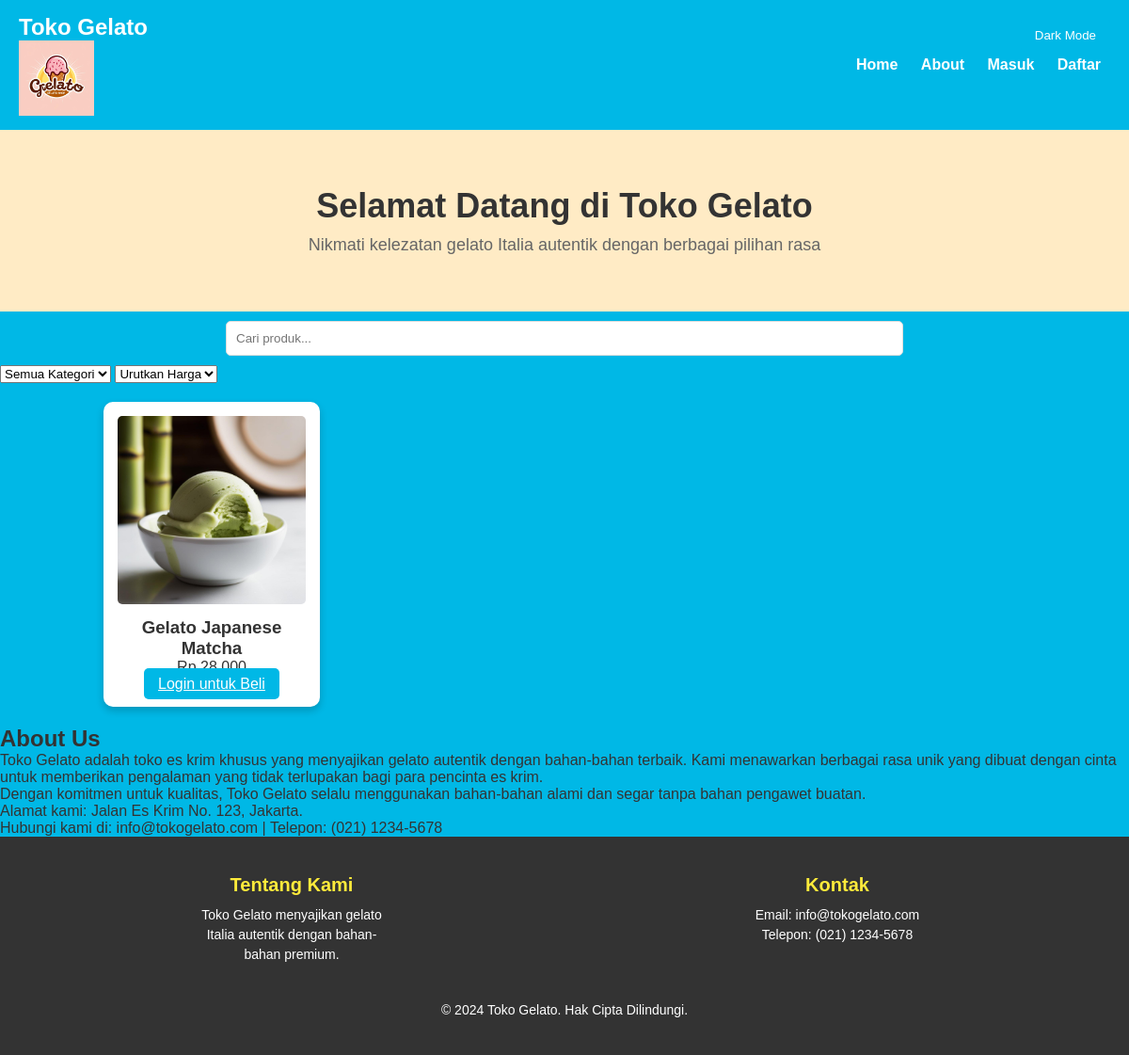
The page /index.php?kategori=Matcha on the database its author committed.
### tables this page shows
CREATE TABLE produk (
    id_produk INT PRIMARY KEY AUTO_INCREMENT,
    nama VARCHAR(100) NOT NULL,
    deskripsi TEXT,
    harga DECIMAL(10,2) NOT NULL,
    kategori VARCHAR(50) NOT NULL,
    stok INT NOT NULL,
    url_gambar VARCHAR(255),
    dibuat_pada TIMESTAMP DEFAULT CURRENT_TIMESTAMP
);

### index.php (the view, shortened to what this page needs)
<?php
require_once "db.php";
?>
<!DOCTYPE html>
<html lang="id">
<head>
    <link rel="stylesheet" href="styles/beranda.css">
</head>
<body>
    <nav class="navbar">
        <div class="logo">
            <h1>Toko Gelato</h1>
            <img src="images/logo.jpg" alt="Logo Toko Gelato">
        </div>
        <div class="link-nav">
            <a href="#home">Home</a>
            <a href="#about">About</a>
            <?php if (isset($_SESSION['user_id'])): ?>
                <a href="logout.php">Logout</a>
            <?php else: ?>
                <a href="login.php">Masuk</a>
                <a href="register.php">Daftar</a>
            <?php endif; ?>
        </div>
    </nav>
    <div id="home" class="banner">
        <h2>Selamat Datang di Toko Gelato</h2>
        <p>Nikmati kelezatan gelato Italia autentik dengan berbagai pilihan rasa</p>
    </div>
    <div class="pencarian">
        <input type="text" id="input-pencarian" placeholder="Cari produk...">
    </div>
    <div class="filter-section">
        <form method="GET" action="index.php">
            <select name="kategori" onchange="this.form.submit()">
                <option value="">Semua Kategori</option>
            </select>
            <select name="sortir_harga" onchange="this.form.submit()">
                <option value="">Urutkan Harga</option>
            </select>
        </form>
    </div>
    <div class="kontainer">
    <div class="grid-produk">
    <?php
    $kategori = isset($_GET['kategori']) ? $_GET['kategori'] : '';
    $query = "SELECT * FROM produk";
    if (!empty($kategori)) {
        $query .= " WHERE kategori = '$kategori'";
    }
    $result = mysqli_query($conn, $query);
    while ($item = mysqli_fetch_assoc($result)) : ?>
        <div class="kartu-produk">
            <img src="<?php echo htmlspecialchars($item['url_gambar']); ?>" alt="<?php echo htmlspecialchars($item['nama']); ?>">
            <h3><?php echo htmlspecialchars($item['nama']); ?></h3>
            <p>Rp <?php echo number_format($item['harga'], 0, ',', '.'); ?></p>
            <?php if (isset($_SESSION['user_id'])): ?>
                <form method="POST" action="favorit.php">
                    <input type="hidden" name="id_produk" value="<?php echo $item['id_produk']; ?>">
                    <button type="submit" class="tombol">Tambah ke Favorit</button>
                </form>
                <form method="POST" action="keranjang.php">
                    <input type="hidden" name="id_produk" value="<?php echo $item['id_produk']; ?>">
                    <button type="submit" class="tombol">Tambah ke Keranjang</button>
                </form>
            <?php else: ?>
                <a href="login.php" class="tombol">Login untuk Beli</a>
            <?php endif; ?>
        </div>
    <?php endwhile; ?>
    </div>
    </div>
    <div id="about" class="kontainer">
        <h2>About Us</h2>
        <p>Toko Gelato adalah toko es krim khusus yang menyajikan gelato autentik dengan bahan-bahan terbaik. Kami menawarkan berbagai rasa unik yang dibuat dengan cinta untuk memberikan pengalaman yang tidak terlupakan bagi para pencinta es krim.</p>
        <p>Dengan komitmen untuk kualitas, Toko Gelato selalu menggunakan bahan-bahan alami dan segar tanpa bahan pengawet buatan.</p>
        <p>Alamat kami: Jalan Es Krim No. 123, Jakarta.</p>
        <p>Hubungi kami di: info@tokogelato.com | Telepon: (021) 1234-5678</p>
    </div>
    <footer class="footer">
        <div class="footer-content">
            <div class="footer-section">
                <h3>Tentang Kami</h3>
                <p>Toko Gelato menyajikan gelato Italia autentik dengan bahan-bahan premium.</p>
            </div>
            <div class="footer-section">
                <h3>Kontak</h3>
                <p>Email: info@tokogelato.com</p>
                <p>Telepon: (021) 1234-5678</p>
            </div>
        </div>
        <div class="footer-bottom">
            <p>&copy; 2024 Toko Gelato. Hak Cipta Dilindungi.</p>
        </div>
    </footer>
</body>
</html>

### styles/beranda.css (style rules this page uses)
* { margin: 0; padding: 0; box-sizing: border-box; }
body { font-family: Arial, sans-serif; background-color: #00b8e6; color: #333; }
.navbar { background-color: #00b8e6; padding: 15px 20px; display: flex; justify-content: space-between; align-items: center; }
.navbar .logo h1 { color: #fff; font-size: 24px; }
.navbar .logo img { max-width: 80px; height: auto; vertical-align: middle; }
.navbar .link-nav a { color: #fff; margin: 0 10px; text-decoration: none; font-weight: bold; }
.banner { background-color: #ffebc5; padding: 60px 20px; text-align: center; }
.banner h2 { font-size: 36px; font-weight: bold; color: #333; margin-bottom: 10px; }
.banner p { font-size: 18px; color: #666; }
.pencarian { margin: 10px 0; text-align: center; }
.pencarian input[type="text"] { width: 60%; padding: 10px; border: 1px solid #ddd; border-radius: 5px; }
.grid-produk { display: grid; grid-template-columns: repeat(auto-fill, minmax(200px, 1fr)); gap: 20px; max-width: 1000px; margin: 20px auto; padding: 0 10px; }
.kartu-produk { background-color: #fff; border-radius: 10px; box-shadow: 0 4px 8px rgba(0, 0, 0, 0.2); text-align: center; padding: 15px; transition: opacity 0.3s ease; }
.kartu-produk img { max-width: 100%; height: auto; border-radius: 5px; margin-bottom: 10px; }
.tombol { padding: 8px 15px; background-color: #00b8e6; color: #fff; border: none; border-radius: 5px; cursor: pointer; transition: background-color 0.3s ease; }
.footer { background-color: #333; color: #fff; padding: 40px 20px; text-align: center; }
.footer .footer-content { display: flex; justify-content: space-around; flex-wrap: wrap; }
.footer-section { width: 200px; margin-bottom: 20px; }
.footer-section h3 { font-size: 20px; margin-bottom: 10px; color: #ffeb3b; }
.footer-section p { font-size: 14px; line-height: 1.5; }
.footer-bottom { text-align: center; margin-top: 20px; font-size: 14px; }

### rows shown on the page
produk: url_gambar (picture), nama "Gelato Japanese Matcha", harga "28.000"
